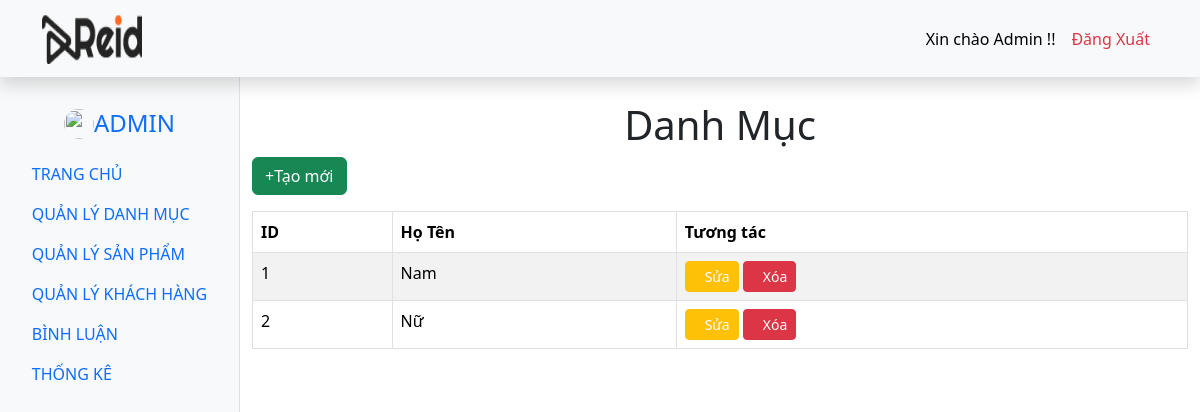
Screenshot of /admin/index.php?act=listdm with the database file from the repository.
### tables this page shows
CREATE TABLE `categories` (
  `cate_id` int(11) NOT NULL,
  `cate_name` varchar(50) NOT NULL
);

### model/pdo.php (called while the page is built, shortened)
<?php
function pdo_get_connection()
{
    $servername = "mysql:host=localhost;dbname=duan1;charset=utf8";
    $username = "root";
    $password = "";
    $conn = new PDO($servername, $username, $password);
    $conn->setAttribute(PDO::ATTR_ERRMODE, PDO::ERRMODE_EXCEPTION);
    return $conn;
}
function pdo_query($sql)
{
    $sql_args = array_slice(func_get_args(), 1);
    try {
        $conn = pdo_get_connection();
        $stmt = $conn->prepare($sql);
        $stmt->execute($sql_args);
        $rows = $stmt->fetchAll();
        return $rows;
    } catch (PDOException $e) {
        throw $e;
    } finally {
        unset($conn);
    }
}

### model/danhmuc.php (called while the page is built, shortened)
<?php
function listdm(){
    $sql="SELECT * FROM `categories` WHERE 1";
    $listdm=pdo_query($sql);
    return $listdm;
}
?>

### admin/danhmuc/list.php (the view, shortened to what this page needs)
<div class="container pt-4" style="width: 80%">
        <h1 class="d-flex justify-content-center ">Danh Mục</h1>
        <div >
          <button class="btn btn-success"><i class="fa-solid fa-plus" ></i><a href="index.php?act=adddm" style="color:white; text-decoration: none;">Tạo mới</a></button>
        </div>
        <table class="table table-hover table-bordered  mt-3 table-striped container ">
          <thead>
            <tr>
              <th>ID</th>
              <th >Họ Tên</th>
              <th>Tương tác</th>
            </tr>
          </thead>
          <tbody>
            <?php
            foreach($listdm as $item){
              extract($item);
              $suadm="index.php?act=suadm&id=".$cate_id;
              $xoadm="index.php?act=xoadm&id=".$cate_id;
            ?>
               <tr>
                <td><?php echo $item['cate_id']?></td>
                <td><?php echo $item['cate_name']?></td>
              <td>
                <button class="btn btn-sm btn-warning"><i class="fa-solid fa-pen-to-square"></i><a href="<?= $suadm?>" style="color:white; text-decoration: none;">Sửa</a></button>
                <button class="btn btn-sm btn-danger " data-bs-toggle="modal" data-bs-target="#myModal">
                  <i class="fa-solid fa-trash"></i><a style="color:white; text-decoration: none;" href="<?=$xoadm?>">Xóa</a></button>
              </td>
            </tr>
            <?php
            }
            ?>
          </tbody>
        </table>
      </div>
    </div>

### rows the page displays
categories: cate_id "1", cate_name "Nam"
categories: cate_id "2", cate_name "Nữ"
